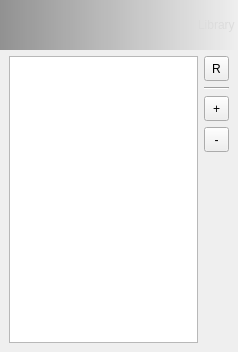
<?xml version="1.0" encoding="UTF-8"?>
<ui version="4.0">
 <class>MainWindow</class>
 <widget class="QMainWindow" name="MainWindow">
  <property name="geometry">
   <rect>
    <x>0</x>
    <y>0</y>
    <width>238</width>
    <height>352</height>
   </rect>
  </property>
  <property name="windowTitle">
   <string>RigIcon Library</string>
  </property>
  <widget class="QWidget" name="centralwidget">
   <layout class="QVBoxLayout" name="verticalLayout">
    <property name="spacing">
     <number>6</number>
    </property>
    <property name="margin">
     <number>0</number>
    </property>
    <item>
     <widget class="QLabel" name="banner_label">
      <property name="sizePolicy">
       <sizepolicy hsizetype="Preferred" vsizetype="Minimum">
        <horstretch>0</horstretch>
        <verstretch>0</verstretch>
       </sizepolicy>
      </property>
      <property name="minimumSize">
       <size>
        <width>0</width>
        <height>50</height>
       </size>
      </property>
      <property name="styleSheet">
       <string notr="true">font: 75 bold italic 18pt &quot;Trebuchet MS&quot;;
color: rgb(220, 220, 220);
background-color: qlineargradient(spread:pad, x1:0, y1:0, x2:1, y2:0, stop:0 rgba(0, 0, 0, 100), stop:1 rgba(40, 40, 40, 0));</string>
      </property>
      <property name="text">
       <string>Library </string>
      </property>
      <property name="alignment">
       <set>Qt::AlignRight|Qt::AlignTrailing|Qt::AlignVCenter</set>
      </property>
     </widget>
    </item>
    <item>
     <layout class="QVBoxLayout" name="params_layout">
      <property name="leftMargin">
       <number>9</number>
      </property>
      <property name="topMargin">
       <number>0</number>
      </property>
      <property name="rightMargin">
       <number>9</number>
      </property>
      <property name="bottomMargin">
       <number>9</number>
      </property>
      <item>
       <layout class="QHBoxLayout" name="horizontalLayout">
        <property name="margin">
         <number>0</number>
        </property>
        <item>
         <widget class="QListWidget" name="items_listWidget"/>
        </item>
        <item>
         <layout class="QVBoxLayout" name="verticalLayout_2">
          <item>
           <widget class="QToolButton" name="reload_button">
            <property name="sizePolicy">
             <sizepolicy hsizetype="Minimum" vsizetype="Minimum">
              <horstretch>0</horstretch>
              <verstretch>0</verstretch>
             </sizepolicy>
            </property>
            <property name="minimumSize">
             <size>
              <width>25</width>
              <height>25</height>
             </size>
            </property>
            <property name="text">
             <string>R</string>
            </property>
           </widget>
          </item>
          <item>
           <widget class="Line" name="line_2">
            <property name="orientation">
             <enum>Qt::Horizontal</enum>
            </property>
           </widget>
          </item>
          <item>
           <widget class="QToolButton" name="add_button">
            <property name="sizePolicy">
             <sizepolicy hsizetype="Minimum" vsizetype="Minimum">
              <horstretch>0</horstretch>
              <verstretch>0</verstretch>
             </sizepolicy>
            </property>
            <property name="minimumSize">
             <size>
              <width>25</width>
              <height>25</height>
             </size>
            </property>
            <property name="text">
             <string>+</string>
            </property>
           </widget>
          </item>
          <item>
           <widget class="QToolButton" name="remove_button">
            <property name="sizePolicy">
             <sizepolicy hsizetype="Minimum" vsizetype="Minimum">
              <horstretch>0</horstretch>
              <verstretch>0</verstretch>
             </sizepolicy>
            </property>
            <property name="minimumSize">
             <size>
              <width>25</width>
              <height>25</height>
             </size>
            </property>
            <property name="text">
             <string>-</string>
            </property>
           </widget>
          </item>
          <item>
           <spacer name="verticalSpacer">
            <property name="orientation">
             <enum>Qt::Vertical</enum>
            </property>
            <property name="sizeHint" stdset="0">
             <size>
              <width>20</width>
              <height>40</height>
             </size>
            </property>
           </spacer>
          </item>
         </layout>
        </item>
       </layout>
      </item>
     </layout>
    </item>
   </layout>
  </widget>
 </widget>
 <tabstops>
  <tabstop>items_listWidget</tabstop>
  <tabstop>reload_button</tabstop>
  <tabstop>add_button</tabstop>
  <tabstop>remove_button</tabstop>
 </tabstops>
 <resources/>
 <connections/>
 <slots>
  <slot>Rename_OnChanged()</slot>
  <slot>Add_OnClicked()</slot>
  <slot>Remove_OnClicked()</slot>
  <slot>Reload_OnClicked()</slot>
 </slots>
</ui>
